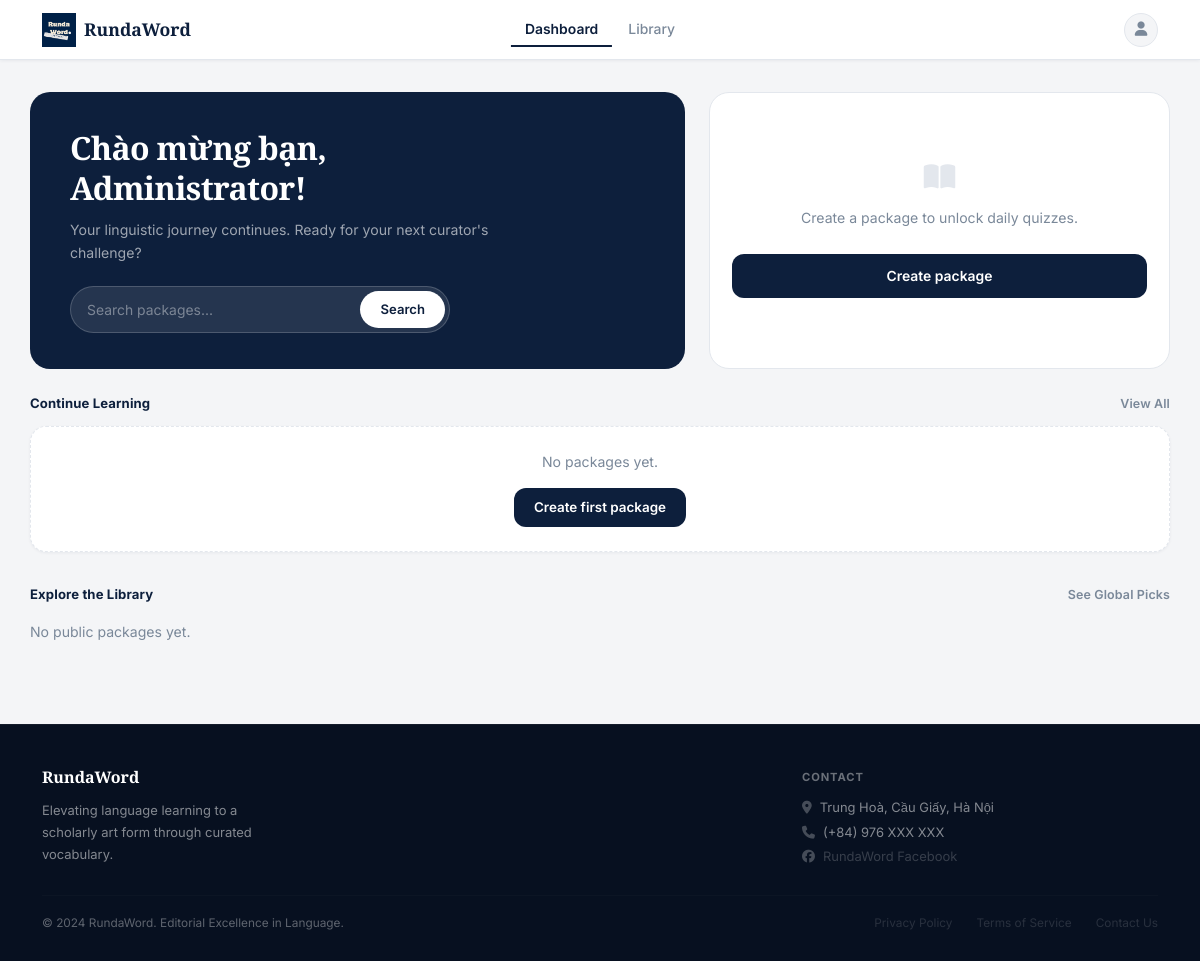
The page /dashboard (signed in) on the database as committed earlier.
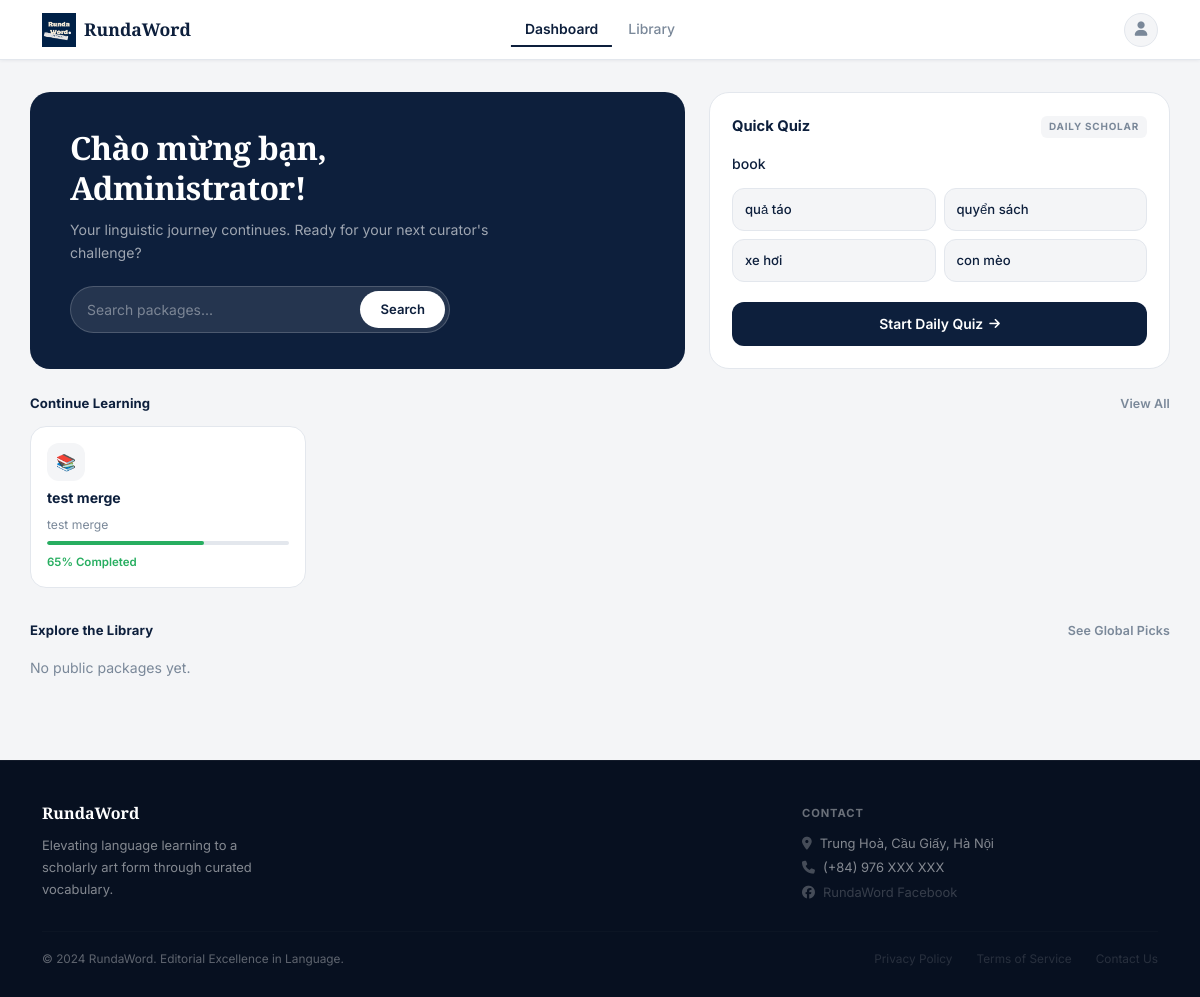
The same page on the database as committed later.
### main.py (models this page shows)
class Vocabulary(db.Model):
    __tablename__ = 'vocabularies'
    id         = db.Column(db.Integer, primary_key=True)
    word_en    = db.Column(db.String(150), nullable=False)
    word_vi    = db.Column(db.String(255), nullable=False)
    package_id = db.Column(db.Integer, db.ForeignKey('vocab_packages.id'), nullable=False)

class VocabPackage(db.Model):
    __tablename__ = 'vocab_packages'
    id                  = db.Column(db.Integer, primary_key=True)
    package_name        = db.Column(db.String(100), nullable=False)
    package_description = db.Column(db.Text)
    created_at          = db.Column(db.DateTime, default=datetime.utcnow)
    updated_at          = db.Column(db.DateTime, default=datetime.utcnow)
    user_id             = db.Column(db.Integer, db.ForeignKey('users.id'), nullable=False)
    is_public           = db.Column(db.Boolean, default=True)
    vocabularies = db.relationship(
        'Vocabulary', backref='package', lazy=True, cascade='all, delete-orphan'
    )

### main.py (the view)
@app.route('/dashboard')
@login_required
def dashboard():
    q = request.args.get('q', '').strip()
    search_results = None
    if q:
        search_results = search_packages(q)
    recent_packages = VocabPackage.query \
        .filter_by(user_id=current_user.id) \
        .order_by(VocabPackage.updated_at.desc()) \
        .limit(4).all()
    saved_recent = current_user.saved_packages \
        .order_by(VocabPackage.updated_at.desc()) \
        .limit(4).all()
    public_packages = VocabPackage.query \
        .filter(VocabPackage.is_public == True, VocabPackage.user_id != current_user.id) \
        .order_by(func.random()) \
        .limit(6).all()
    user_packages = VocabPackage.query.filter_by(user_id=current_user.id).all()
    quiz_package  = random.choice(user_packages) if user_packages else None
    quiz_words    = []
    if quiz_package:
        vocabs = list(quiz_package.vocabularies)
        if len(vocabs) >= 2:
            sample = random.sample(vocabs, min(5, len(vocabs)))
            for v in sample:
                wrong_pool = [x.word_vi for x in vocabs if x.id != v.id]
                wrong      = random.sample(wrong_pool, min(3, len(wrong_pool)))
                options    = wrong + [v.word_vi]
                random.shuffle(options)
                quiz_words.append({
                    "word": v.word_en, "correct": v.word_vi, "options": options
                })
    return render_template(
        'index.html',
        recent_packages=recent_packages,
        saved_recent=saved_recent,
        public_packages=public_packages,
        quiz_words=quiz_words,
        quiz_package=quiz_package,
        search_results=search_results,
        search_query=q
    )

### main.py (called while the page is built)
@login_manager.user_loader
def load_user(user_id):
    return User.query.get(int(user_id))

    @property
    def is_admin(self):
        return self.role == ROLE_ADMIN

### templates/index.html (shortened to what the changed rows need)
{% extends "base.html" %}
{% block content %}
<div class="container dashboard-wrap">
  {% if search_query %}
  <div class="d-flex align-items-center gap-3 mb-4">
    <div style="font-family:'Playfair Display',serif;font-size:1.4rem;font-weight:700;color:var(--navy);">
      Results for "{{ search_query }}"
    </div>
    <a href="{{ url_for('dashboard') }}" style="font-size:0.82rem;color:var(--text-muted);text-decoration:none;font-weight:600;">✕ Clear</a>
  </div>
  {% if search_results %}
  <div class="row g-3 mb-5">
    {% for package in search_results %}
    <div class="col-6 col-md-3 col-lg-2">
      <a href="{{ url_for('package_detail', package_id=package.id) }}" class="pkg-card" style="min-height:130px;">
        <div class="pkg-card-top">
          <span class="pkg-badge {% if package.is_public %}public{% else %}private{% endif %}">
            {% if package.is_public %}Public{% else %}Private{% endif %}
          </span>
        </div>
        <div class="pkg-name">{{ package.package_name }}</div>
        <div class="pkg-meta">
          <span class="pkg-word-count"><i class="fas fa-layer-group" style="font-size:0.7rem;"></i> {{ package.vocabularies|length }} words</span>
          <span class="pkg-play-btn"><i class="fas fa-play"></i></span>
        </div>
      </a>
    </div>
    {% endfor %}
  </div>
  {% else %}
  <div class="rw-card text-center py-5 mb-4">
    <i class="fas fa-search fa-2x mb-3" style="color:var(--border);"></i>
    <p style="color:var(--text-muted);margin:0;font-size:0.88rem;">No packages matched your search.</p>
  </div>
  {% endif %}
  {% else %}
  <div class="row g-4 mb-4">
    <div class="col-lg-5">
      {% if quiz_words %}
      <div class="quiz-widget">
        <div class="quiz-widget-header">
          <span class="quiz-widget-title">Quick Quiz</span>
          <span class="quiz-daily-badge">Daily Scholar</span>
        </div>
        <div class="quiz-question">{{ quiz_words[0].word }}</div>
        <div class="quiz-options-grid" id="quickOptions">
          {% for opt in quiz_words[0].options %}
          <button class="quiz-opt"
            onclick="checkQuickAnswer(this, '{{ opt | e }}', '{{ quiz_words[0].correct | e }}')">
            {{ opt }}
          </button>
          {% endfor %}
        </div>
        <a href="{{ url_for('quiz', package_id=quiz_package.id) }}" class="btn-daily-quiz">
          Start Daily Quiz <i class="fas fa-arrow-right" style="font-size:0.76rem;"></i>
        </a>
      </div>
      {% else %}
      <div class="quiz-widget" style="align-items:center;justify-content:center;">
        <i class="fas fa-book-open fa-2x mb-3" style="color:var(--border);"></i>
        <p style="color:var(--text-muted);text-align:center;font-size:0.88rem;">Create a package to unlock daily quizzes.</p>
        <a href="{{ url_for('create_package') }}" class="btn-daily-quiz mt-2">Create package</a>
      </div>
      {% endif %}
    </div>
  </div>
  <div class="cards-row">
    {% if recent_packages %}
      {% set icons = ['📚','🔤','📖','✏️'] %}
      {% set percents = [65, 20, 85, 40] %}
      {% for pkg in recent_packages %}
      <a href="{{ url_for('package_detail', package_id=pkg.id) }}" class="continue-card">
        <div class="continue-icon">{{ icons[loop.index0 % 4] }}</div>
        <div class="continue-name">{{ pkg.package_name }}</div>
        <div class="continue-desc">
          {{ pkg.package_description[:48] ~ '…' if pkg.package_description and pkg.package_description|length > 48 else (pkg.package_description or pkg.vocabularies|length|string ~ ' words') }}
        </div>
        <div class="continue-progress-bar">
          <div class="continue-progress-fill" style="width:{{ percents[loop.index0 % 4] }}%;"></div>
        </div>
        <div class="continue-pct">{{ percents[loop.index0 % 4] }}% Completed</div>
      </a>
      {% endfor %}
    {% else %}
    <div class="col-12" style="grid-column:1/-1;">
      <div class="rw-card text-center py-4" style="border-style:dashed;">
        <p style="color:var(--text-muted);margin-bottom:14px;font-size:0.88rem;">No packages yet.</p>
        <a href="{{ url_for('create_package') }}" class="btn-navy" style="font-size:0.84rem;padding:9px 20px;">Create first package</a>
      </div>
    </div>
    {% endif %}
  </div>
  {% endif %}
</div>
{% endblock %}

Rows that differ between the two databases and show on the page:
added Vocabulary: word_en "book", word_vi "quyển sách"
added Vocabulary: word_vi "quả táo"
added Vocabulary: word_vi "xe hơi"
added Vocabulary: word_vi "con mèo"
added VocabPackage: icons "📚", package_name "test merge", package_description "test merge", percents "65"
Other text that changed with them:
text no longer shown: "Create a package to unlock daily quizzes. Create package No packages yet. Create first package"
text now shown: "Quick Quiz DAILY SCHOLAR Start Daily Quiz"
